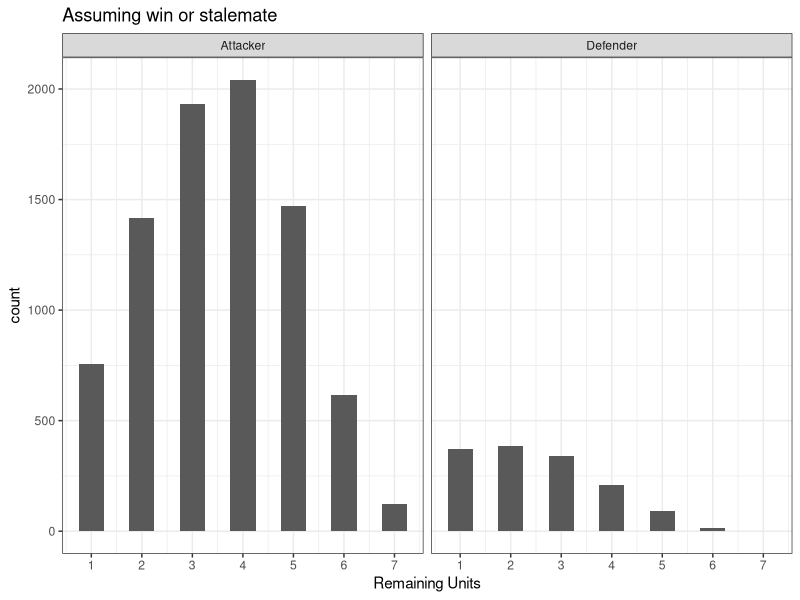
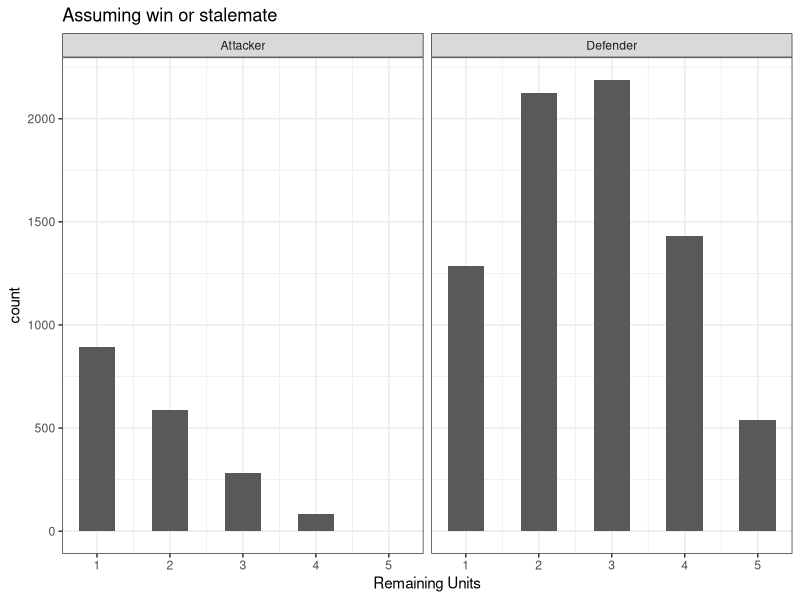

These charts were generated, in order, by the following R code:


battle <-
  function(
    #air/land
    Ainf = 0,
    Aart = 0,
    Atnk = 0,
    Afig = 0,
    Abom = 0,
    
    #sea
    Absh = 0,
    Acrs = 0,
    Ades = 0,
    Asub = 0,
    Acar = 0,
    
    #amphibious
    Absh_bbard = 0,
    Acrs_bbard = 0,
    
    #attacker sacrifice planes to take land
    sacrifice.planes = T,
    
    
    Dinf = 0,
    Dart = 0,
    Dtnk = 0,
    Dfig = 0,
    Dbom = 0,
    Daa = 0,
    
    Dbsh = 0,
    Dcrs = 0,
    Ddes = 0,
    Dsub = 0,
    Dcar = 0,
    
    niter = 10000
  ){
    
  require(ggplot2)

  res <- character()
  rd <- numeric(0)
  ra <- numeric(0)
    
  for(i in 1:niter){
    
    #resets unit counts each iter
    ainf <- Ainf
    aart <- Aart
    atnk <- Atnk
    afig <- Afig
    abom <- Abom
    
    absh = Absh
    abshp = Absh*2
    acrs = Acrs
    ades = Ades
    asub = Asub
    acar = Acar
    
    absh_bbard = Absh_bbard
    acrs_bbard = Acrs_bbard
    
    dinf <- Dinf
    dart <- Dart
    dtnk <- Dtnk
    dfig <- Dfig
    dbom <- Dbom
    daa <- Daa
    
    dbsh = Dbsh
    dbshp = Dbsh*2
    dcrs = Dcrs
    ddes = Ddes
    dsub = Dsub
    dcar = Dcar
    
    
    #bombardments at beginning of combat
    bbhits <- rbinom(1, absh_bbard, 4/6) + rbinom(1, acrs_bbard, 3/6)
    
    
    #antiaircraft roll at beginning of combat
    if(afig + abom <= 3*daa){
      aahits <- rbinom(1, afig + abom, 1/6)
    }else{
        aahits <- rbinom(1, 3*daa, 1/6)
    }
    
    if(afig <= aahits){
      aahits <- aahits - afig
      afig <-0
    }else{
        afig <- afig - aahits
        aahits <- 0
    }
    
    if(abom <= aahits){
      abom <-0
    }else{
        abom <- abom - aahits
    }
    
    
    na <- ainf + aart + atnk + afig + abom + absh + acrs + ades + asub + acar
    nd <- dinf + dart + dtnk + dfig + dbom  + dbsh + dcrs + ddes + dsub + dcar + daa
    
    #repeat rounds until at least one player has 0 units
    while( (na > 0) & (nd > 0)){
      
      
      #pair infantry up with artillery each round
      ainf_nonart <- 0
      ainf_art <- 0
      
      if(aart >= ainf){
        ainf_art <- ainf
        ainf_nonart <- 0
      }
      if(aart < ainf){
        ainf_art <- aart
        ainf_nonart <- abs(ainf - aart)
      }
      
      
      
      #sneak attack
      if((ddes ==0)&(asub > 0)){
        ashits <- rbinom(1, asub, 2/6)
        
        #take hit on battleship first if it has hitpoints available
        while((dbshp > dbsh)&(ashits>0)){
          dbshp <- dbshp - 1
          ashits <- ashits -1
        }
        while((dsub > 0)&(ashits>0)){
          dsub <- dsub - 1
          ashits <- ashits -1
        }
        while((dcrs > 0)&(ashits>0)){
          dcrs <- dcrs - 1
          ashits <- ashits -1
        }
        while((dcar > 0)&(ashits>0)){
          dcar <- dcar - 1
          ashits <- ashits -1
        }
        while((dbshp > 0)&(ashits>0)){
          dbsh <- dbsh - 1
          dbshp <- dbshp - 1
          ashits <- ashits -1
        }
      }
      
      
      if((ades ==0)&(dsub > 0)){
        dshits <- rbinom(1, dsub, 1/6)
        
        while((abshp > absh)&(dshits>0)){
          abshp <- abshp - 1
          dshits <- dshits -1
        }
        while((asub > 0)&(dshits>0)){
          asub <- asub - 1
          dshits <- dshits -1
        }
        while((acrs > 0)&(dshits>0)){
          acrs <- acrs - 1
          dshits <- dshits -1
        }
        while((acar > 0)&(dshits>0)){
          acar <- acar - 1
          dshits <- dshits -1
        }
        while((abshp > 0)&(dshits>0)){
          absh <- absh - 1
          abshp <- abshp - 1
          dshits <- dshits -1
        }
        }
        
      
      ahits <- 
        rbinom(1, ainf_nonart, 1/6) + 
        rbinom(1, ainf_art, 2/6) + 
        rbinom(1, aart, 2/6) + 
        rbinom(1, atnk, 3/6) + 
        rbinom(1, afig, 3/6) +
        rbinom(1, abom, 4/6) +
        bbhits 
      
      aseahits <-
        rbinom(1, ades, 2/6)+
        rbinom(1, acrs, 3/6)+
        rbinom(1, acar, 1/6)+
        rbinom(1, absh, 4/6)
        
      #subs attack in this phase if destroyers present
      if(ddes > 0){
        asubhits <- rbinom(1, asub, 2/6)
      }else{asubhits <- 0}
        
      #set bombard hits to 0 for remaining rounds
      bbhits <- 0
      
      dhits <- 
        rbinom(1, dinf, 2/6) + 
        rbinom(1, dart, 2/6) + 
        rbinom(1, dtnk, 3/6) + 
        rbinom(1, dfig, 4/6) +
        rbinom(1, dbom, 1/6) 
      
      dseahits <-
        rbinom(1, ddes, 2/6)+
        rbinom(1, dcrs, 3/6)+
        rbinom(1, dcar, 2/6)+
        rbinom(1, dbsh, 4/6)
      
      
      if(ades > 0){
        dsubhits <- rbinom(1, dsub, 1/6)
      }else{dsubhits <- 0}
      
      
      #defender takes losses
      
      #destroy AA first if necessary to preserve another unit to hold territory
      if(ahits == nd - daa){
        while((daa > 0)&(ahits>0)){
          daa <- daa - 1
          ahits <- ahits -1
        }
      }
      while((dinf > 0)&(ahits>0)){
        dinf <- dinf - 1
        ahits <- ahits -1
      }
      
      while((dart > 0)&(ahits>0)){
        dart <- dart - 1
        ahits <- ahits -1
      }
      
      while((daa > 0)&(ahits>0)){
        daa <- daa - 1
        ahits <- ahits -1
      }
      
      while((dtnk > 0)&(ahits>0)){
        dtnk <- dtnk - 1
        ahits <- ahits -1
      }
      
      
      while((dbshp > dbsh)&(asubhits > 0)){
        dbshp <- dbshp - 1
        asubhits <- asubhits - 1
      }
      while((dbshp > dbsh)&(aseahits > 0)){
        dbshp <- dbshp - 1
        aseahits <- aseahits - 1
      }
      while((dbshp > dbsh)&(ahits > 0)){
        dbshp <- dbshp - 1
        ahits <- ahits - 1
      }
      
      
      while((dsub > 0)&(asubhits > 0)){
        dsub <- dsub - 1
        asubhits <- asubhits - 1
      }
      while((dsub > 0)&(aseahits > 0)){
        dsub <- dsub - 1
        aseahits <- aseahits - 1
      }
      if(ades > 0){
        while((dsub > 0)&(ahits > 0)){
          dsub <- dsub - 1
          ahits <- ahits - 1
        }
      }
      
      
      while((ddes > 0)&(asubhits > 0)){
        ddes <- ddes - 1
        asubhits <- asubhits - 1
      }
      while((ddes > 0)&(aseahits > 0)){
        ddes <- ddes - 1
        aseahits <- aseahits - 1
      }
      while((ddes > 0)&(ahits > 0)){
        ddes <- ddes - 1
        ahits <- ahits - 1
      }
      
      
      while((dfig > 0)&(aseahits>0)){
        dfig <- dfig - 1
        aseahits <- aseahits -1
      }
      while((dfig > 0)&(ahits>0)){
        dfig <- dfig - 1
        ahits <- ahits -1
      }
      
      while((dbom > 0)&(ahits>0)){
        dbom <- dbom - 1
        ahits <- ahits -1
      }
      
      while((dcrs > 0)&(asubhits > 0)){
        dcrs <- dcrs - 1
        asubhits <- asubhits - 1
      }
      while((dcrs > 0)&(aseahits > 0)){
        dcrs <- dcrs - 1
        aseahits <- aseahits - 1
      }
      while((dcrs > 0)&(ahits > 0)){
        dcrs <- dcrs - 1
        ahits <- ahits - 1
      }
      
      
      while((dcar > 0)&(asubhits > 0)){
        dcar <- dcar - 1
        asubhits <- asubhits - 1
      }
      while((dcar > 0)&(aseahits > 0)){
        dcar <- dcar - 1
        aseahits <- aseahits - 1
      }
      while((dcar > 0)&(ahits > 0)){
        dcar <- dcar - 1
        ahits <- ahits - 1
      }
      
      
      while((dbshp > 0)&(asubhits>0)){
        dbsh <- dbsh - 1
        dbshp <- dbshp - 1
        asubhits <- asubhits -1
      }
      while((dbshp > 0)&(aseahits>0)){
        dbsh <- dbsh - 1
        dbshp <- dbshp - 1
        aseahits <- aseahits -1
      }
      while((dbshp > 0)&(ahits>0)){
        dbsh <- dbsh - 1
        dbshp <- dbshp - 1
        ahits <- ahits -1
      }
      
      
      
      #attacker takes losses
      
      #remove land units until 1 remains, then begin removing planes
      if(sacrifice.planes & (dhits >= ainf + aart + atnk) & (dhits < na)){
        while((ainf + aart + atnk > 1)&(ainf > 0)&(dhits>0)){
          ainf <- ainf - 1
          dhits <- dhits -1
        }
        while((ainf + aart + atnk > 1)&(aart > 0)&(dhits>0)){
          aart <- aart - 1
          dhits <- dhits -1
        }
        while((ainf + aart + atnk > 1)&(atnk > 0)&(dhits>0)){
          atnk <- atnk - 1
          dhits <- dhits -1
        }
        while((afig > 0)&(dhits>0)){
          afig <- afig - 1
          dhits <- dhits -1
        }
        while((abom > 0)&(dhits>0)){
          abom <- abom - 1
          dhits <- dhits -1
        }
      }
      
      while((ainf > 0)&(dhits>0)){
        ainf <- ainf - 1
        dhits <- dhits -1
      }
      while((aart > 0)&(dhits>0)){
        aart <- aart - 1
        dhits <- dhits -1
      }
      while((atnk > 0)&(dhits>0)){
        atnk <- atnk - 1
        dhits <- dhits -1
      }
      
      
      while((abshp > absh)&(dsubhits > 0)){
        abshp <- abshp - 1
        dsubhits <- dsubhits - 1
      }
      while((abshp > absh)&(dseahits > 0)){
        abshp <- abshp - 1
        dseahits <- dseahits - 1
      }
      while((abshp > absh)&(dhits > 0)){
        abshp <- abshp - 1
        dhits <- dhits - 1
      }
      
      
      while((asub > 0)&(dsubhits > 0)){
        asub <- asub - 1
        dsubhits <- dsubhits - 1
      }
      while((asub > 0)&(dseahits > 0)){
        asub <- asub - 1
        dseahits <- dseahits - 1
      }
      if(ddes > 0){
        while((asub > 0)&(dhits > 0)){
          asub <- asub - 1
          dhits <- dhits - 1
        }
      }
      
      
      while((ades > 0)&(dsubhits > 0)){
        ades <- ades - 1
        dsubhits <- dsubhits - 1
      }
      while((ades > 0)&(dseahits > 0)){
        ades <- ades - 1
        dseahits <- dseahits - 1
      }
      while((ades > 0)&(dhits > 0)){
        ades <- ades - 1
        dhits <- dhits - 1
      }
      
      
      while((afig > 0)&(dseahits>0)){
        afig <- afig - 1
        dseahits <- dseahits -1
      }
      while((afig > 0)&(dhits>0)){
        afig <- afig - 1
        dhits <- dhits -1
      }
      
      
      while((acrs > 0)&(dsubhits > 0)){
        acrs <- acrs - 1
        dsubhits <- dsubhits - 1
      }
      while((acrs > 0)&(dseahits > 0)){
        acrs <- acrs - 1
        dseahits <- dseahits - 1
      }
      while((acrs > 0)&(dhits > 0)){
        acrs <- acrs - 1
        dhits <- dhits - 1
      }
      
      
      while((abom > 0)&(dseahits>0)){
        abom <- abom - 1
        dseahits <- dseahits -1
      }
      while((abom > 0)&(dhits>0)){
        abom <- abom - 1
        dhits <- dhits -1
      }
      
      
      while((acar > 0)&(dsubhits > 0)){
        acar <- acar - 1
        dsubhits <- dsubhits - 1
      }
      while((acar > 0)&(dseahits > 0)){
        acar <- acar - 1
        dseahits <- dseahits - 1
      }
      while((acar > 0)&(dhits > 0)){
        acar <- acar - 1
        dhits <- dhits - 1
      }

      
      while((abshp > 0)&(dsubhits>0)){
        absh <- absh - 1
        abshp <- abshp - 1
        dsubhits <- dsubhits -1
      }
      while((abshp > 0)&(dseahits>0)){
        absh <- absh - 1
        abshp <- abshp - 1
        dseahits <- dseahits -1
      }
      while((abshp > 0)&(dhits>0)){
        absh <- absh - 1
        abshp <- abshp - 1
        dhits <- dhits -1
      }
      
      
      
      na <- ainf + aart + atnk + afig + abom + absh + acrs + ades + asub + acar
      nd <- dinf + dart + dtnk + dfig + dbom  + dbsh + dcrs + ddes + dsub + dcar + daa
      
      #AA gun cannot hold territory
      if(nd == daa){nd <- 0}
      
      #break if only planes/subs remain
      if(((na == asub)&(nd == dfig + dbom))|((nd == dsub)&(na == afig + abom))){
        break()
      }
    }
    
    if((nd==0)&(ainf + aart + atnk + absh + asub + acrs + acar + ades >0)){res <- c(res, 'A wins')}
    if((nd>0)&(na==0)){res <- c(res, 'D wins')}
    if((nd == 0)&(na <= afig + abom)){res <- c(res, 'D holds')}
    if((nd>0)&(na>0)){res <- c(res, 'stalemate')}
    
    rd <- c(rd, nd)
    ra <- c(ra, na)
    
  }
  
  x<- (round(table(res)/100,1))
  print(x)
  

  
  cat('\nAttacker Units Remaining (% prob >=)\n')
  x<-rev(round(cumsum(rev(table(ra)/length(res)*100)),1))
  print(x)
  
  cat('\nDefender Units Remaining (% prob >=)\n')
  x<-rev(round(cumsum(rev(table(rd)/length(res)*100)),1))
  print(x)
  
  
  df <- data.frame(side = c(rep('Attacker',length(ra)), rep('Defender',length(rd))) , remain = c(ra,rd))
  
  
  p<-
    ggplot(data=df[df$remain > 0,])+
    geom_histogram(aes(x=remain),binwidth = .5, bins = max(df$remain))+
    scale_x_continuous(breaks=1:max(df$remain))+
    xlab('Remaining Units')+
    ylab('count')+
    facet_wrap(side~ .,nrow=1,ncol=2)+
    ggtitle('Assuming win or stalemate')+
    theme_bw()
  
  return(p)
  }


#land/air
battle(
  Ainf = 2,
  Aart = 0,
  Atnk = 2,
  Afig = 2,
  Abom = 1,
  
  #amphibious
  Absh_bbard = 1,
  Acrs_bbard = 1,
  
  #attacker sacrifice planes to take land
  sacrifice.planes = F,
  
  Dinf = 4,
  Dart = 1,
  Dtnk = 1,
  Dfig = 0,
  Dbom = 0,
  Daa = 1
)



#sea
battle(  
  Absh = 1,
  Acrs = 0,
  Ades = 2,
  Asub = 0,
  Acar = 0,
  Afig = 0,
  Abom =1,
  sacrifice.planes = F,
  
  Dbsh = 1,
  Dcrs = 1,
  Ddes = 1, 
  Dsub = 0,
  Dcar = 1,
  Dfig = 1
)


